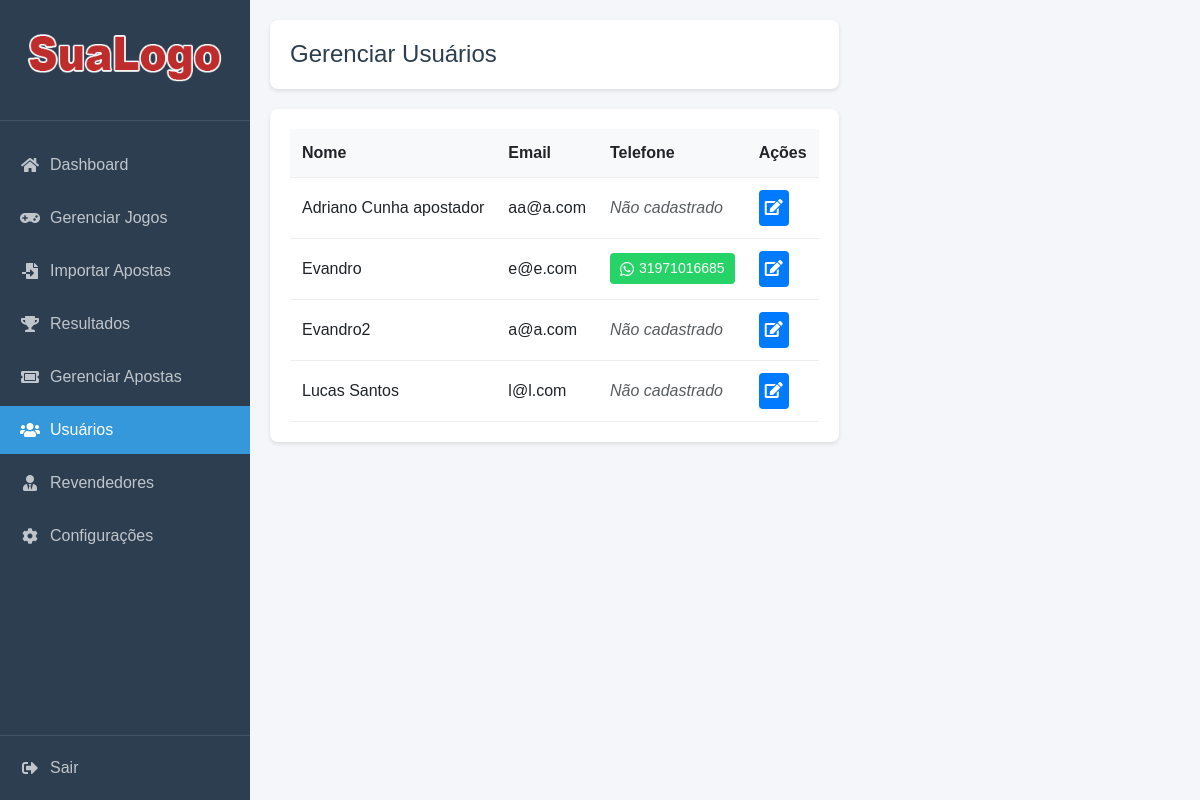
The app's page /admin/usuarios.php (signed in), older data.
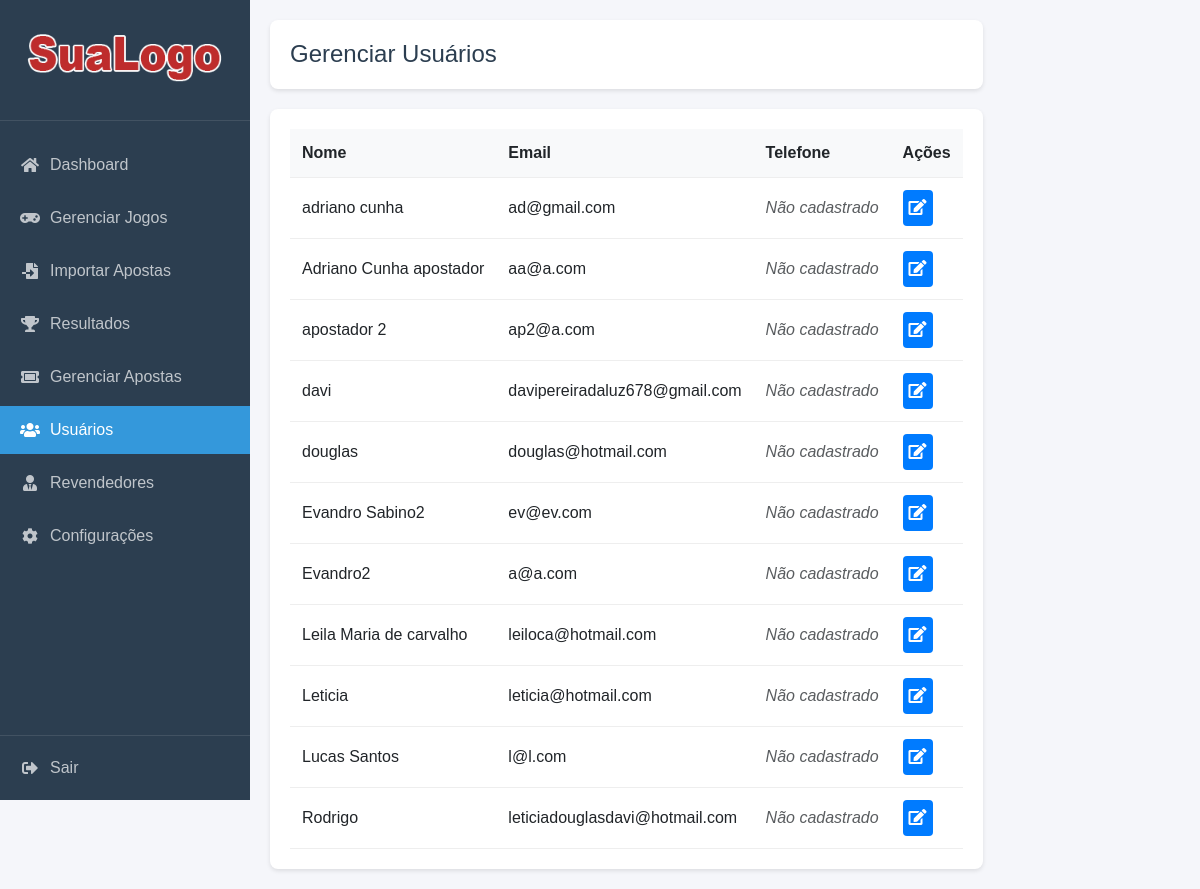
The same page, newer data.
### tables this page shows
CREATE TABLE `usuarios` (
  `id` int NOT NULL,
  `nome` varchar(100) NOT NULL,
  `email` varchar(100) NOT NULL,
  `telefone` varchar(20) DEFAULT NULL,
  `whatsapp` varchar(20) DEFAULT NULL,
  `senha` varchar(255) NOT NULL,
  `tipo` enum('admin','usuario','revendedor') DEFAULT 'usuario',
  `created_at` timestamp NULL DEFAULT CURRENT_TIMESTAMP,
  `revendedor_id` int DEFAULT NULL,
  `comissao` decimal(5,2) DEFAULT '0.00',
  `data_cadastro` datetime DEFAULT CURRENT_TIMESTAMP,
  `status` tinyint(1) DEFAULT '1'
);

### admin/usuarios.php (the view, shortened to what this page needs)
<?php
require_once '../config/database.php';
$currentPage = 'usuarios';
try {
    $stmt = $pdo->query("
        SELECT
            id,
            nome,
            email,
            telefone,
            tipo
        FROM usuarios
        WHERE tipo = 'usuario'
        ORDER BY nome
    ");
    $usuarios = $stmt->fetchAll();
} catch(PDOException $e) {
    die("Erro ao buscar usuários: " . $e->getMessage());
}
?>
<div class="page-header">
    <h1>Gerenciar Usuários</h1>
</div>
<div class="usuarios-container">
    <?php if(empty($usuarios)): ?>
        <div class="no-users">
            <i class="fas fa-users"></i>
            <p>Nenhum usuário cadastrado</p>
        </div>
    <?php else: ?>
        <table class="usuarios-table">
            <thead>
                <tr>
                    <th>Nome</th>
                    <th>Email</th>
                    <th>Telefone</th>
                    <th>Ações</th>
                </tr>
            </thead>
            <tbody>
                <?php foreach($usuarios as $usuario): ?>
                    <tr>
                        <td><?php echo htmlspecialchars($usuario['nome']); ?></td>
                        <td><?php echo htmlspecialchars($usuario['email']); ?></td>
                        <td>
                            <?php if(!empty($usuario['telefone'])): ?>
                                <a href="https://wa.me/55<?php echo preg_replace('/[^0-9]/', '', $usuario['telefone']); ?>"
                                   target="_blank"
                                   class="btn-whatsapp"
                                   title="Abrir WhatsApp">
                                    <i class="fab fa-whatsapp"></i>
                                    <?php echo htmlspecialchars($usuario['telefone']); ?>
                                </a>
                            <?php else: ?>
                                <span class="text-muted">Não cadastrado</span>
                            <?php endif; ?>
                        </td>
                        <td>
                            <button onclick="editarUsuario(<?php echo $usuario['id']; ?>,
                                '<?php echo htmlspecialchars($usuario['nome']); ?>',
                                '<?php echo htmlspecialchars($usuario['email']); ?>',
                                '<?php echo htmlspecialchars($usuario['telefone'] ?? ''); ?>')"
                                class="btn-edit" title="Editar">
                                <i class="fas fa-edit"></i>
                            </button>
                        </td>
                    </tr>
                <?php endforeach; ?>
            </tbody>
        </table>
    <?php endif; ?>
</div>
<?php
$content = ob_get_clean();
require_once 'includes/layout.php';
?>

### admin/includes/layout.php (shortened to what this page needs)
<?php
$content = $content ?? '';
?>
<!DOCTYPE html>
<html>
<head>
    <link rel="stylesheet" href="https://cdnjs.cloudflare.com/ajax/libs/font-awesome/5.15.4/css/all.min.css">
    <link href="https://cdn.jsdelivr.net/npm/bootstrap@5.3.0/dist/css/bootstrap.min.css" rel="stylesheet">
</head>
<body>
    <div class="admin-container">
        <div class="sidebar">
            <div class="sidebar-header">
                <img src="../assets/img/logo.png" alt="Logo" class="logo">
            </div>
            <nav class="sidebar-nav">
                <ul>
                    <li>
                        <a href="index.php" class="<?php echo $currentPage == 'dashboard' ? 'active' : ''; ?>">
                            <i class="fas fa-home"></i>
                            <span>Dashboard</span>
                        </a>
                    </li>
                    <li>
                        <a href="gerenciar_jogos.php" class="<?php echo $currentPage == 'jogos' ? 'active' : ''; ?>">
                            <i class="fas fa-gamepad"></i>
                            <span>Gerenciar Jogos</span>
                        </a>
                    </li>
                    <li class="nav-item">
                        <a class="nav-link <?php echo $currentPage == 'importar_apostas' ? 'active' : ''; ?>" href="importar_apostas.php">
                            <i class="fas fa-file-import"></i> Importar Apostas
                        </a>
                    <li>
                        <a href="gerenciar_resultados.php" class="<?php echo $currentPage == 'resultados' ? 'active' : ''; ?>">
                            <i class="fas fa-trophy"></i>
                            <span>Resultados</span>
                        </a>
                    </li>
                    <li>
                        <a href="gerenciar_apostas.php" class="<?php echo $currentPage == 'apostas' ? 'active' : ''; ?>">
                            <i class="fas fa-ticket-alt"></i>
                            <span>Gerenciar Apostas</span>
                        </a>
                    </li>
                    <li>
                        <a href="gerenciar_usuarios.php" class="<?php echo $currentPage == 'usuarios' ? 'active' : ''; ?>">
                            <i class="fas fa-users"></i>
                            <span>Usuários</span>
                        </a>
                    </li>
                    <li>
                        <a href="adicionar_revendedor.php" class="<?php echo $currentPage == 'revendedores' ? 'active' : ''; ?>">
                            <i class="fas fa-user-tie"></i>
                            <span>Revendedores</span>
                        </a>
                    </li>
                    <li class="<?php echo $currentPage === 'configuracoes' ? 'active' : ''; ?>">
                        <a href="configuracoes.php">
                            <i class="fas fa-cog"></i>
                            <span>Configurações</span>
                        </a>
                    </li>
                </ul>
            </nav>
            <div class="sidebar-footer">
                <a href="logout.php">
                    <i class="fas fa-sign-out-alt"></i>
                    <span>Sair</span>
                </a>
            </div>
        </div>
        <div class="main-content">
            <?php echo $content; ?>
        </div>
    </div>
</body>
</html>

### admin/includes/layout.php (style rules this page uses)
* { margin: 0; padding: 0; box-sizing: border-box; }
body { font-family: Arial, sans-serif; background: #f5f6fa; }
.admin-container { display: flex; min-height: 100vh; }
.sidebar { width: 250px; height: 100vh; background: #2c3e50; color: white; position: fixed; left: 0; top: 0; display: flex; flex-direction: column; }
.sidebar-header { padding: 20px; text-align: center; border-bottom: 1px solid rgba(255,255,255,0.1); }
.sidebar-header .logo { max-width: 200px; margin-bottom: 10px; }
.sidebar-nav { flex: 1; padding: 20px 0; }
.sidebar-nav ul { list-style: none; padding: 0; margin: 0; }
.sidebar-nav li { margin-bottom: 5px; }
.sidebar-nav a { display: flex; align-items: center; padding: 12px 20px; color: rgba(255,255,255,0.7); text-decoration: none; transition: all 0.3s; }
.sidebar-nav a.active { background: #3498db; color: white; }
.sidebar-nav i { width: 20px; margin-right: 10px; text-align: center; }
.sidebar-footer { padding: 20px; border-top: 1px solid rgba(255,255,255,0.1); }
.sidebar-footer a { display: flex; align-items: center; color: rgba(255,255,255,0.7); text-decoration: none; transition: all 0.3s; }
.sidebar-footer i { width: 20px; margin-right: 10px; text-align: center; }
.main-content { margin-left: 250px; padding: 20px; }
.page-header { margin-bottom: 20px; padding: 20px; background: white; border-radius: 8px; box-shadow: 0 2px 4px rgba(0,0,0,0.1); }
.page-header h1 { margin: 0; color: #2c3e50; font-size: 24px; }

### admin/usuarios.php (style rules this page uses)
.usuarios-container { background: white; padding: 20px; border-radius: 8px; box-shadow: 0 2px 4px rgba(0,0,0,0.1); }
.usuarios-table { width: 100%; border-collapse: collapse; }
.usuarios-table th, .usuarios-table td { padding: 12px; text-align: left; border-bottom: 1px solid #eee; }
.usuarios-table th { background: #f8f9fa; font-weight: 600; }
.btn-edit { padding: 6px; border: none; border-radius: 4px; cursor: pointer; background: #007bff; color: white; }
.text-muted { color: #6c757d; font-style: italic; }
.btn-whatsapp { display: inline-flex; align-items: center; gap: 5px; padding: 5px 10px; background: #25D366; color: white; border-radius: 4px; text-decoration: none; font-size: 14px; }
.btn-whatsapp i { font-size: 16px; }

Row changes from the older to the newer data that the page shows:
removed usuarios: nome "Evandro", email "e@e.com", telefone "31971016685"
added usuarios: nome "adriano cunha", email "ad@gmail.com", shows "Não cadastrado"
added usuarios: nome "apostador 2", email "ap2@a.com", shows "Não cadastrado"
added usuarios: nome "davi", email "davipereiradaluz678@gmail.com", shows "Não cadastrado"
added usuarios: nome "douglas", email "douglas@hotmail.com", shows "Não cadastrado"
added usuarios: nome "Evandro Sabino2", email "ev@ev.com", shows "Não cadastrado"
added usuarios: nome "Leila Maria de carvalho", email "leiloca@hotmail.com", shows "Não cadastrado"
added usuarios: nome "Leticia", email "leticia@hotmail.com", shows "Não cadastrado"
added usuarios: nome "Rodrigo", email "leticiadouglasdavi@hotmail.com", shows "Não cadastrado"
